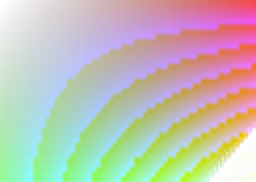
#> input picture apps/cli/test/fixtures/up_bicubic.png, 128 x 91 px (shown 2 times larger)
$ python pixel_snapper.py ../../../../../apps/cli/test/fixtures/up_bicubic.png out.png
#> lines starting #> are read from the running program, lines starting #| are printed output that depends on the picture; after the words box and inside, x2 and y2 are one past the last pixel; in counts of white or black regions, pixels touching at a corner belong together
#!/usr/bin/env -S uv run --script
# /// script
# requires-python = ">=3.10"
# dependencies = [
#   "numpy>=1.26",
#   "pillow>=10.0",
# ]
# ///
"""Python port of Hugo-Dz/spritefusion-pixel-snapper.

Recovers the underlying low-resolution pixel-art grid from an upscaled or
AI-generated image. Pipeline:

  1. K-means quantize the palette.
  2. Compute 1D edge-gradient profiles along x and y.
  3. Estimate the cell pitch as the median peak spacing per axis.
  4. Walk along each axis placing cuts that snap to nearby edge peaks.
  5. Resample: one output pixel per cell, picking the majority color.

Usage:
  uv run scripts/pixel_snapper.py input.png output.png [--k-colors 256]
"""

from __future__ import annotations

import argparse
from collections import Counter
from dataclasses import dataclass
from pathlib import Path

import numpy as np
from PIL import Image


@dataclass(frozen=True)
class Config:
    k_colors: int = 16
    k_seed: int = 42
    max_kmeans_iterations: int = 15
    peak_threshold_multiplier: float = 0.2
    peak_distance_filter: int = 4
    walker_search_window_ratio: float = 0.35
    walker_min_search_window: float = 2.0
    walker_strength_threshold: float = 0.5
    fallback_target_segments: int = 64
    max_step_ratio: float = 1.8


def quantize(rgba: np.ndarray, cfg: Config) -> np.ndarray:
    """K-means over opaque pixels, returns quantized RGBA."""
    h, w, _ = rgba.shape
    rgb = rgba[..., :3].astype(np.float32)
    alpha = rgba[..., 3]
    opaque_mask = alpha > 0
    opaque_pixels = rgb[opaque_mask]
    if opaque_pixels.size == 0:
        return rgba.copy()

    k = min(cfg.k_colors, len(opaque_pixels))
    rng = np.random.default_rng(cfg.k_seed)
    init_idx = rng.choice(len(opaque_pixels), size=k, replace=False)
    centers = opaque_pixels[init_idx].copy()

    for _ in range(cfg.max_kmeans_iterations):
        dists = np.sum((opaque_pixels[:, None, :] - centers[None, :, :]) ** 2, axis=2)
        labels = np.argmin(dists, axis=1)
        new_centers = np.empty_like(centers)
        moved = False
        for i in range(k):
            members = opaque_pixels[labels == i]
            if len(members) == 0:
                new_centers[i] = centers[i]
            else:
                new_centers[i] = members.mean(axis=0)
            if not np.allclose(new_centers[i], centers[i], atol=0.5):
                moved = True
        centers = new_centers
        if not moved:
            break

    quantized = rgba.copy()
    quantized_rgb = quantized[..., :3]
    flat_quantized_rgb = quantized_rgb.reshape(-1, 3)
    flat_alpha = alpha.reshape(-1)
    flat_opaque_mask = flat_alpha > 0
    opaque_quant = np.rint(centers[labels]).astype(np.uint8)
    flat_quantized_rgb[flat_opaque_mask] = opaque_quant
    return quantized


def compute_profiles(rgba: np.ndarray) -> tuple[np.ndarray, np.ndarray]:
    """Per-column and per-row edge-gradient sums, weighting transparent pixels as 0."""
    rgb = rgba[..., :3].astype(np.float64)
    alpha = rgba[..., 3]
    luma = 0.299 * rgb[..., 0] + 0.587 * rgb[..., 1] + 0.114 * rgb[..., 2]
    luma[alpha == 0] = 0.0

    h, w = luma.shape
    if w < 3 or h < 3:
        raise ValueError("Image too small (minimum 3x3)")

    col_grad = np.abs(luma[:, 2:] - luma[:, :-2])
    col_proj = np.zeros(w, dtype=np.float64)
    col_proj[1:-1] = col_grad.sum(axis=0)

    row_grad = np.abs(luma[2:, :] - luma[:-2, :])
    row_proj = np.zeros(h, dtype=np.float64)
    row_proj[1:-1] = row_grad.sum(axis=1)

    return col_proj, row_proj


def estimate_step_size(profile: np.ndarray, cfg: Config) -> float | None:
    if profile.size == 0:
        return None
    max_val = float(profile.max())
    if max_val == 0.0:
        return None
    threshold = max_val * cfg.peak_threshold_multiplier

    peaks: list[int] = []
    for i in range(1, len(profile) - 1):
        v = profile[i]
        if v > threshold and v > profile[i - 1] and v > profile[i + 1]:
            peaks.append(i)
    if len(peaks) < 2:
        return None

    clean = [peaks[0]]
    for p in peaks[1:]:
        if p - clean[-1] > (cfg.peak_distance_filter - 1):
            clean.append(p)
    if len(clean) < 2:
        return None

    diffs = np.diff(clean)
    return float(np.median(diffs))


def resolve_step_sizes(
    sx: float | None, sy: float | None, w: int, h: int, cfg: Config
) -> tuple[float, float]:
    if sx is not None and sy is not None:
        ratio = max(sx, sy) / min(sx, sy)
        if ratio > cfg.max_step_ratio:
            smaller = min(sx, sy)
            return smaller, smaller
        avg = (sx + sy) / 2.0
        return avg, avg
    if sx is not None:
        return sx, sx
    if sy is not None:
        return sy, sy
    fallback = max(min(w, h) / cfg.fallback_target_segments, 1.0)
    return fallback, fallback


def walk(profile: np.ndarray, step_size: float, limit: int, cfg: Config) -> list[int]:
    if profile.size == 0:
        raise ValueError("Empty profile")
    cuts: list[int] = [0]
    pos = 0.0
    window = max(step_size * cfg.walker_search_window_ratio, cfg.walker_min_search_window)
    mean_val = float(profile.mean())

    while pos < limit:
        target = pos + step_size
        if target >= limit:
            cuts.append(limit)
            break
        start = max(int(target - window), int(pos + 1.0))
        end = min(int(target + window), limit)
        if end <= start:
            pos = target
            continue
        segment = profile[start:end]
        local_max = float(segment.max())
        local_idx = int(start + np.argmax(segment))
        if local_max > mean_val * cfg.walker_strength_threshold:
            cuts.append(local_idx)
            pos = float(local_idx)
        else:
            cuts.append(int(target))
            pos = target
    return cuts


def sanitize_cuts(cuts: list[int], limit: int) -> list[int]:
    seen = sorted(set(c for c in cuts if 0 <= c <= limit))
    if not seen or seen[0] != 0:
        seen = [0] + seen
    if seen[-1] != limit:
        seen.append(limit)
    deduped: list[int] = []
    for c in seen:
        if not deduped or c > deduped[-1]:
            deduped.append(c)
    return deduped


def resample(rgba: np.ndarray, col_cuts: list[int], row_cuts: list[int]) -> np.ndarray:
    out_w = len(col_cuts) - 1
    out_h = len(row_cuts) - 1
    out = np.zeros((out_h, out_w, 4), dtype=np.uint8)
    for j in range(out_h):
        y0, y1 = row_cuts[j], row_cuts[j + 1]
        for i in range(out_w):
            x0, x1 = col_cuts[i], col_cuts[i + 1]
            cell = rgba[y0:y1, x0:x1].reshape(-1, 4)
            if cell.size == 0:
                continue
            opaque = cell[cell[:, 3] > 0]
            if len(opaque) == 0:
                out[j, i] = (0, 0, 0, 0)
                continue
            tuples = [tuple(p) for p in opaque]
            most_common, _ = Counter(tuples).most_common(1)[0]
            out[j, i] = most_common
    return out


def snap_image(input_path: Path, output_path: Path, cfg: Config) -> tuple[int, int]:
    img = Image.open(input_path).convert("RGBA")
    rgba = np.array(img)
    h, w, _ = rgba.shape

    quantized = quantize(rgba, cfg)
    col_proj, row_proj = compute_profiles(quantized)
    sx = estimate_step_size(col_proj, cfg)
    sy = estimate_step_size(row_proj, cfg)
    step_x, step_y = resolve_step_sizes(sx, sy, w, h, cfg)

    col_cuts = sanitize_cuts(walk(col_proj, step_x, w, cfg), w)
    row_cuts = sanitize_cuts(walk(row_proj, step_y, h, cfg), h)

    out = resample(quantized, col_cuts, row_cuts)
    Image.fromarray(out, mode="RGBA").save(output_path)
    return out.shape[1], out.shape[0]


def parse_args() -> argparse.Namespace:
    parser = argparse.ArgumentParser(description=__doc__, formatter_class=argparse.RawDescriptionHelpFormatter)
    parser.add_argument("input", type=Path)
    parser.add_argument("output", type=Path)
    parser.add_argument("--k-colors", type=int, default=16)
    parser.add_argument("--seed", type=int, default=42)
    return parser.parse_args()


def main() -> None:
    args = parse_args()
    cfg = Config(k_colors=args.k_colors, k_seed=args.seed)
    out_w, out_h = snap_image(args.input, args.output, cfg)
#> in snap_image, img is the input picture: PIL image 128x91 RGBA; mean R, G, B, A 119, 124.9, 111.6, 136.5
#> in quantize, `rgb = rgba[..., :3].astype(np.float32)`:
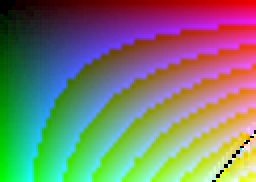
#> rgb: shape (91, 128, 3) float32 (shown 2 times larger); mean R, G, B 119, 124.9, 111.6
#> in quantize, `alpha = rgba[..., 3]`:
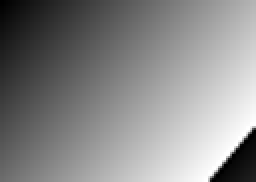
#> alpha: shape (91, 128) (shown 2 times larger); min 0, max 255, mean 136.5
#> in quantize, `opaque_mask = alpha > 0`:
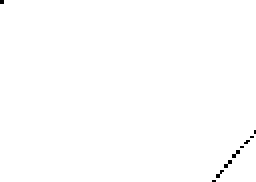
#> opaque_mask: shape (91, 128) bool (shown 2 times larger); 99.7% white; black in thin lines or dots
#> in quantize, `k = min(cfg.k_colors, len(opaque_pixels))`: k = 16
#> in quantize, `init_idx = rng.choice(len(opaque_pixels), size=k, replace=False)`: init_idx = [5089, 1034, 1092, 8539, 8090, 7590, 6109, 8834, 9125, 8328, 5022, 996, 9958, 11322, 8974, 2337]
#> in quantize, `centers = opaque_pixels[init_idx].copy()`: centers = 16 rows, first 8: [190, 108, 98], [27, 18, 18], [135, 20, 98], [181, 185, 192], [56, 177, 97], [78, 166, 209], [185, 132, 95], [18, 194, 123]
#> in quantize, `flat_alpha = alpha.reshape(-1)`: flat_alpha = 11648 values, max 255 at index 7933, min 0 at index 0, mean 136.5
#> in compute_profiles, `rgb = rgba[..., :3].astype(np.float64)`:
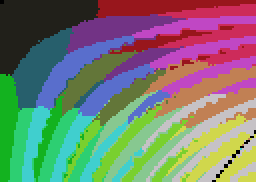
#> rgb: shape (91, 128, 3) float64 (shown 2 times larger); mean R, G, B 119, 125, 111.6
#> in compute_profiles, `luma = 0.299 * rgb[..., 0] + 0.587 * rgb[..., 1] + 0.114 * rgb[..., 2]`:
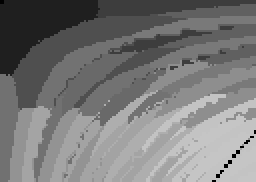
#> luma: shape (91, 128) float64 (shown 2 times larger); min 0, max 197.1, mean 121.7
#> in compute_profiles, `luma[alpha == 0] = 0.0`: luma: shape (91, 128) float64; 0.03% of pixels changed, all inside (x1, y1, x2, y2) = (119, 70, 125, 77)
#> in compute_profiles, `row_grad = np.abs(luma[2:, :] - luma[:-2, :])`:
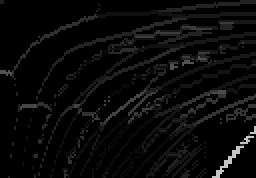
#> row_grad: shape (89, 128) float64 (shown 2 times larger); min 0, max 197.1, mean 9.3
#> in snap_image, `col_proj, row_proj = compute_profiles(quantized)`: col_proj = 128 values, max 1445.9 at index 109, min 0 at index 0, mean 622.1; row_proj = 91 values, max 2733.1 at index 53, min 0 at index 0, mean 1170.1
#> in estimate_step_size, `max_val = float(profile.max())`: max_val = 1445.9
#> in estimate_step_size, `threshold = max_val * cfg.peak_threshold_multiplier`: threshold = 289.2
#> the loop in estimate_step_size, `for i in range(1, len(profile) - 1):` made 126 passes
#> v on passes 1 to 12: 63.23, 145.3, 34.26, 411.1, 650.3, 759.8, 861.1, 860.3, 635.8, 342.2, 358.9, 306.4
#> after the loop in estimate_step_size, `for i in range(1, len(profile) - 1):`: peaks = 41 values from 7 to 126
#> in estimate_step_size, `clean = [peaks[0]]`: clean = [7]
#> the loop in estimate_step_size, `for p in peaks[1:]:` made 40 passes
#> p on passes 1 to 12: 11, 13, 19, 21, 24, 26, 28, 32, 36, 38, 40, 42
#> after the loop in estimate_step_size, `for p in peaks[1:]:`: clean = 25 values from 7 to 126
#> in estimate_step_size, `diffs = np.diff(clean)`: diffs = 24 values, max 8 at index 1, min 4 at index 0, mean 4.96
#> in snap_image, `sx = estimate_step_size(col_proj, cfg)`: sx = 4
#> the loop in estimate_step_size (call 2), `for i in range(1, len(profile) - 1):` made 89 passes
#> v on passes 1 to 12: 345.2, 768.1, 805.3, 599.1, 558.6, 523.4, 1025.2, 1607.7, 926.1, 653.3, 954, 1285.2
#> the loop in estimate_step_size (call 2), `for p in peaks[1:]:` made 26 passes
#> p on passes 1 to 12: 8, 12, 15, 18, 22, 27, 32, 37, 40, 44, 47, 51
#> in snap_image, `sy = estimate_step_size(row_proj, cfg)`: sy = 5
#> in resolve_step_sizes, `ratio = max(sx, sy) / min(sx, sy)`: ratio = 1.25
#> in resolve_step_sizes, `avg = (sx + sy) / 2.0`: avg = 4.5
#> in walk, `window = max(step_size * cfg.walker_search_window_ratio, cfg.walker_mi..`: window = 2
#> in walk, `mean_val = float(profile.mean())`: mean_val = 622.1
#> the loop in walk, `while pos < limit:` made 35 passes
#> (target, start, end, segment, local_max, local_idx, pos) on passes 1 to 11: (4.5, 2, 6, [145.3, 34.26, 411.1, 650.3], 650.3, 5, 5), (9.5, 7, 11, [861.1, 860.3, 635.8, 342.2], 861.1, 7, 7), (11.5, 9, 13, [635.8, 342.2, 358.9, 306.4], 635.8, 9, 9), (13.5, 11, 15, [358.9, 306.4, 338.4, 289.9], 358.9, 11, 11), (15.5, 13, 17, [338.4, 289.9, 370.7, 697.9], 697.9, 16, 16), (20.5, 18, 22, [792.3, 829.4, 745.5, 928.4], 928.4, 21, 21), (25.5, 23, 27, [595.3, 642.7, 641.5, 653.1], 653.1, 26, 26), (30.5, 28, 32, [523.4, 401.7, 500, 524.5], 524.5, 31, 31), (35.5, 33, 37, [606.8, 561.9, 406.9, 581], 606.8, 33, 33), (37.5, 35, 39, [406.9, 581, 366.7, 579.8], 581, 36, 36), (40.5, 38, 42, [579.8, 573.4, 706, 540.1], 706, 40, 40)
#> target on pass 35: 128.5
#> after the loop in walk, `while pos < limit:`: cuts = 36 values from 0 to 128
#> the loop in sanitize_cuts, `for c in seen:` made 36 passes
#> c on passes 2 to 13: 5, 7, 9, 11, 16, 21, 26, 31, 33, 36, 40, 42
#> the loop in walk (call 2), `while pos < limit:` made 25 passes
#> (target, start, end, segment, local_max, local_idx, pos) on passes 1 to 10: (4.5, 2, 6, [768.1, 805.3, 599.1, 558.6], 805.3, 3, 3), (7.5, 5, 9, [558.6, 523.4, 1025.2, 1607.7], 1607.7, 8, 8), (12.5, 10, 14, [653.3, 954, 1285.2, 892.8], 1285.2, 12, 12), (16.5, 14, 18, [1503.6, 1598.3, 845.6, 1814], 1814, 17, 17), (21.5, 19, 23, [1653.1, 1255.5, 1250.6, 1366.1], 1653.1, 19, 19), (23.5, 21, 25, [1250.6, 1366.1, 1337.3, 1211.2], 1366.1, 22, 22), (26.5, 24, 28, [1211.2, 1209.5, 1273.9, 1389.2], 1389.2, 27, 27), (31.5, 29, 33, [1341.5, 1377.2, 1442.8, 1470.6], 1470.6, 32, 32), (36.5, 34, 38, [1215.5, 934.7, 1040.7, 1307.7], 1307.7, 37, 37), (41.5, 39, 43, [864.9, 914.3, 618.4, 535.2], 914.3, 40, 40)
#> target on pass 25: 93.5
#> the loop in sanitize_cuts (call 2), `for c in seen:` made 26 passes
#> in snap_image, `row_cuts = sanitize_cuts(walk(row_proj, step_y, h, cfg), h)`: row_cuts = 26 values from 0 to 91
#> in resample, `out_w = len(col_cuts) - 1`: out_w = 35
#> in resample, `out_h = len(row_cuts) - 1`: out_h = 25
#> the loop in resample, `for j in range(out_h):` made 25 passes
#> (y0, y1) on passes 1 to 12: (0, 3), (3, 8), (8, 12), (12, 17), (17, 19), (19, 22), (22, 27), (27, 32), (32, 37), (37, 40), (40, 44), (44, 47)
#> after the loop in resample, `for j in range(out_h):`:
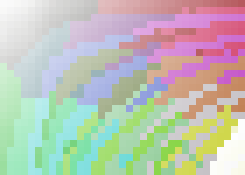
#> out: shape (25, 35, 4) (shown 7 times larger); mean R, G, B, A 117.6, 130.2, 111.5, 136.5; transparent parts drawn white
#> out_w = 35; out_h = 25
    print(f"Snapped {args.input} -> {args.output} ({out_w}x{out_h})")
#| Snapped ../../../../../apps/cli/test/fixtures/up_bicubic.png -> out.png (35x25)


if __name__ == "__main__":
    main()
